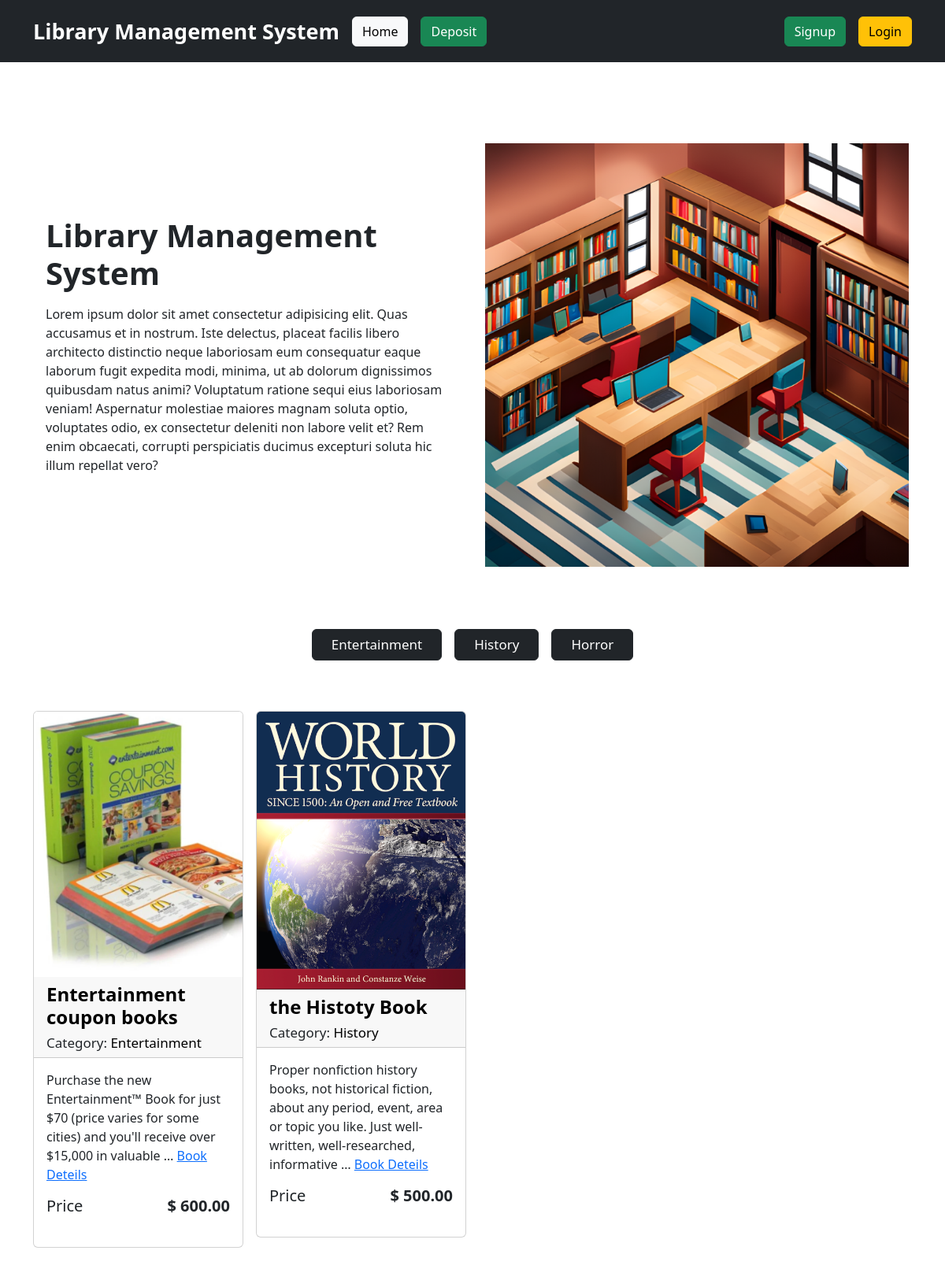
The page / on the database its author committed.
### categories/models.py (models this page shows)
class Category(models.Model):
    name = models.CharField(max_length=100)
    slug = models.SlugField(max_length=100,unique=True, null=True, blank=True)
    def __str__(self):
        return self.name

### books/models.py (models this page shows, shortened)
class Book(models.Model):
    image = models.ImageField(upload_to='uploads/', blank=True, null=True)
    title = models.CharField(max_length=200)
    description = models.TextField()
    price = models.DecimalField(max_digits=10, decimal_places=2)
    quantity = models.PositiveIntegerField()
    category = models.ForeignKey(Category, on_delete=models.CASCADE)
    created_at = models.DateTimeField(auto_now_add=True)

### library/views.py (the view)
# urls.py: 2. Add a URL to urlpatterns:  path('', views.home, name='home')
def home(request, category_slug = None):
    categorys = Category.objects.all().order_by('name')
    if category_slug is not None:
        category = Category.objects.get(slug=category_slug)
        books = Book.objects.filter(category=category).order_by('title')
    else:
        books = Book.objects.all().order_by('title')
    return render(request, 'home.html', {'books': books, 'categorys': categorys })

### templates/home.html (shortened to what this page needs)
{% extends 'base.html' %}
{% load static %}
{% block content %}
<section>
    <div class="row row-cols-1 row-cols-lg-2 mb-5" style="min-height: 600px;">
        <div class="col-12 col-lg-6 d-flex align-items-center">
            <div class="px-3">
                <h1 class="mb-3 fw-semibold">Library Management System</h1>
                <p class="mb-4">Lorem ipsum dolor sit amet consectetur adipisicing elit. Quas accusamus et in nostrum. Iste delectus, placeat facilis libero architecto distinctio neque laboriosam eum consequatur eaque laborum fugit expedita modi, minima, ut ab dolorum dignissimos quibusdam natus animi? Voluptatum ratione sequi eius laboriosam veniam! Aspernatur molestiae maiores magnam soluta optio, voluptates odio, ex consectetur deleniti non labore velit et? Rem enim obcaecati, corrupti perspiciatis ducimus excepturi soluta hic illum repellat vero?</p>
            </div>
        </div>
        <div class="col-12 col-lg-6 d-flex align-items-center px-3">
            <img src="{% static '../static/img/lb.png' %}" alt="Background Image" style="width: 100%;">
        </div>
    </div>
    <div class="d-flex justify-content-center flex-wrap gap-3 mt-5">
        {% for category in categorys %}
            <a href="{% url 'category_wise_post' category.slug %}" class="btn btn-dark text-decoration-none text-white px-4" style="font-size: 17px;">
                {{category}}
            </a>
        {% endfor %}
    </div>
    <div class="row row-cols-1 row-cols-md-2 row-cols-lg-3 row-cols-xl-4 g-3 my-5">
        {% for book in books %}
            <div class="col">
                <div class="card">
                    {% if book.image %}
                        <div>
                            <img src="{{book.image.url}}" class="card-img-top" alt="{{book.title}}">
                        </div>
                    {% endif %}
                    <div class="card-header">
                        <h4 class="card-title fw-bold">
                            <a href="{% url 'view_book' book.id %}" class="text-decoration-none text-black">{{book.title}}</a>
                        </h4>
                        <h6 class="card-subtitle mt-2" style="font-size:17px;">
                            Category: <a href="{% url 'category_wise_post' book.category.slug %}" class="text-decoration-none text-black">{{book.category}}</a>
                        </h6>
                    </div>
                    <div class="card-body">
                        <p class="card-text mb-1">
                            {{book.description|truncatewords:20}}
                            <a href="{% url 'view_book' book.id %}">Book Deteils</a>
                        </p>
                        <div class="d-flex justify-content-between align-items-center my-3">
                            <h5>Price</h5>
                            <h5 class="fw-semibold">$ {{book.price}}</h5>
                        </div>
                    </div>
                </div>
            </div>
        {% endfor %}
    </div>
</section>
{% endblock %}

### templates/base.html (shortened to what this page needs)
<!DOCTYPE html>
<html lang="en">
<head>
    <link href="https://cdn.jsdelivr.net/npm/bootstrap@5.3.3/dist/css/bootstrap.min.css" rel="stylesheet">
</head>
<body>
    <nav class="navbar navbar-dark bg-dark sticky-top top-0 navbar-expand-lg">
        <div class="container py-2 d-flex justify-content-between align-items-center">
            <a class="navbar-brand fw-bold" href="{% url 'home' %}" style="font-size:27px; line-height: normal;">Library Management System</a>
           <div class="ms-auto d-flex gap-3">
            <a href="{% url 'home' %}" class="btn btn-light">Home</a>
            <a href="{% url 'deposit_money' %}" class="btn btn-success">Deposit</a>
           </div>
            <div class="collapse navbar-collapse" id="navbarSupportedContent">
                <div class="ms-auto d-flex gap-3">
                    {% if user.is_authenticated %}
                    <div class="text-blue-900 my-auto font-black px-5 text-white">Balance : {{user.profile.balance}}</div>
                        <a href="{% url 'profile' %}" class="btn btn-success">
                            {{user.first_name|capfirst}}
                            {% if user.last_name %}
                                {{ user.last_name|capfirst }}
                            {% endif %}
                        </a>
                        <a href="{% url 'logout' %}" class="btn btn-danger">Logout</a>
                    {% else %}
                        <a href="{% url 'signup' %}" class="btn btn-success">Signup</a>
                        <a href="{% url 'login' %}" class="btn btn-warning">Login</a>
                    {% endif %}
                </div>
            </div>
        </div>
    </nav>
    <main class="container py-5">
        {% block content %}
        {% endblock %}
    </main>
</html>

### rows shown on the page
Category: name "Entertainment"
Category: name "History"
Category: name "Horror"
Book: image (picture), title "Entertainment coupon books", category "Entertainment", description "Purchase the new Entertainment™ Book for just $70 (price varies for some cities) and you'll receive over $15,000 in valuable …", price "600.00"
Book: image (picture), title "the Histoty Book", category "History", description "Proper nonfiction history books, not historical fiction, about any period, event, area or topic you like. Just well-written, well-researched, informative …", price "500.00"
